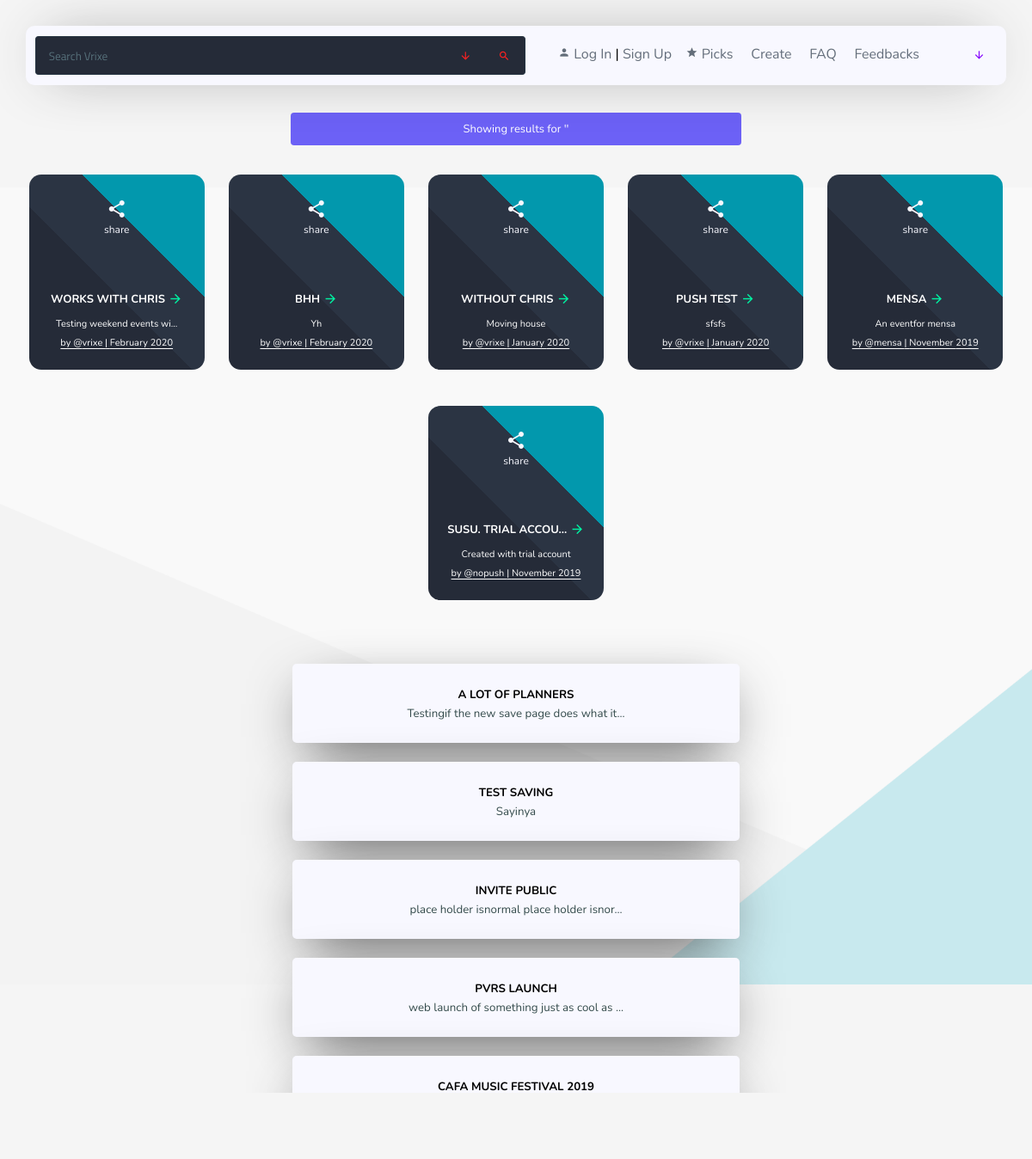
Screenshot of /search.php with the database file from the repository.
### tables this page shows
CREATE TABLE IF NOT EXISTS `events` (
  `status` varchar(900) NOT NULL,
  `cid` int(11) NOT NULL,
  `type` varchar(90) NOT NULL,
  `datep` varchar(90) NOT NULL,
  `event` varchar(90) NOT NULL,
  `organiser` varchar(90) NOT NULL,
  `description` varchar(1800) NOT NULL,
  `keynote` varchar(900) DEFAULT NULL,
  `dates` varchar(90) NOT NULL,
  `edates` varchar(90) NOT NULL,
  `timing` varchar(90) NOT NULL,
  `variant` varchar(200) NOT NULL,
  `venue` varchar(90) DEFAULT NULL,
  `bvenue` varchar(200) NOT NULL COMMENT 'street num and name',
  `cost` varchar(900) DEFAULT NULL,
  `costpur` varchar(900) DEFAULT NULL,
  `landmark` varchar(200) DEFAULT NULL,
  `state` varchar(90) NOT NULL,
  `dresscode` varchar(90) DEFAULT NULL,
  `notes` varchar(1800) DEFAULT NULL,
  `wapweb` varchar(900) DEFAULT NULL,
  `authkey` varchar(900) NOT NULL COMMENT 'authorising keyfor priv',
  `email` varchar(90) NOT NULL,
  `phone` varchar(90) DEFAULT NULL,
  `rsvpmail` varchar(900) DEFAULT NULL,
  `hype` varchar(90) NOT NULL,
  `refs` varchar(90) NOT NULL,
  `class` varchar(90) NOT NULL COMMENT 'public or private classification',
  `zip` varchar(900) NOT NULL COMMENT 'iso country code',
  `year` varchar(90) NOT NULL COMMENT 'numeric rep of event year for search and picks',
  `month` varchar(200) NOT NULL COMMENT 'textual rep of month',
  `day` varchar(200) NOT NULL COMMENT 'day of the week search',
  `edit` varchar(200) NOT NULL COMMENT 'for editverification',
  `views` int(255) NOT NULL DEFAULT '1' COMMENT 'views count',
  `programcheck` varchar(900) DEFAULT NULL COMMENT 'default value is pa',
  `pollcheck` varchar(900) DEFAULT NULL,
  `imgname` varchar(900) NOT NULL COMMENT 'name of image',
  `imgthumb` varchar(900) NOT NULL COMMENT 'imagethumbname',
  `cua` varchar(900) DEFAULT NULL,
  `cub` varchar(900) DEFAULT NULL,
  `cuc` varchar(900) DEFAULT NULL,
  `cud` varchar(900) DEFAULT NULL,
  `cue` varchar(900) DEFAULT NULL,
  `cuf` varchar(900) DEFAULT NULL,
  `lastedit` varchar(900) DEFAULT NULL,
  `ringo` varchar(90) DEFAULT 'slack',
  `ringa` varchar(90) DEFAULT 'slack',
  `ringb` varchar(90) DEFAULT 'slack',
  `ringc` varchar(90) DEFAULT 'slack',
  `ringd` varchar(90) DEFAULT 'slack',
  `ringe` varchar(90) DEFAULT 'slack',
  `ringf` varchar(90) DEFAULT 'slack'
);

### search.php (the view, shortened to what this page needs)
<?php
require("garage/passport.php");
?>
<!DOCTYPE html>
<html lang="en">
<head>
<?php
$probesech = mysqli_real_escape_string($conne, $_POST['refs']);
$sech = htmlspecialchars($probesech, ENT_QUOTES);
  $probev = mysqli_real_escape_string($conne, $_GET['v']);
  $v = htmlspecialchars($probev, ENT_QUOTES);
  $fcharsech = substr($sech,0,1);
?>
<?php require("garage/resources.php"); ?>
</head>
<body>
<?php
  require("garage/deskhead.php");
  require("garage/deskpop.php"); ?>
<br>
<div class="postcen">
<?php
if (isset($_GET['v'])){
   $year = date("Y.md");
 $result = mysqli_query($conne,"SELECT * FROM events WHERE event LIKE '%$v%' AND class = 'public' OR description LIKE '%$v%' AND class = 'public' ORDER BY year DESC LIMIT 16");
$found = 0;
     while($row = mysqli_fetch_array($result))
   {$found=1;
$r = $row['refs'];
$probevpe =  $row['event']; $ee = htmlspecialchars($probevpe, ENT_QUOTES);
$probedescription =  $row['description']; $description = htmlspecialchars($probedescription, ENT_QUOTES);
$dlent = strlen($description);
$month = $row['month'];
$elent = strlen($ee);
$imagenamerow = $row['imgthumb'];
$evorganiser = $row['organiser'];
$poster = $row['hype'];
 $cua = $row['cua'];
 $cub = $row['cub'];
 $cuc = $row['cuc'];
 $cud = $row['cud'];
 $cue = $row['cue'];
 $cuf = $row['cuf'];
    if ($username == $cua){$userposition = "cua";}
     else if ($username == $cub){$userposition = "cub";}
     else if ($username == $cuc){$userposition = "cuc";}
     else if ($username == $cud){$userposition = "cud";}
     else if ($username == $cue){$userposition = "cue";}
     else if ($username == $cuf){$userposition = "cuf";}
      if($username == $cua and $username > "" or $username == $cub and $username > "" or $username == $cud and $username > "" or $username == $cue and $username > "" or $username == $cuf and $username > ""){
        $governorOnPage = true;
      }
     if($imagenamerow == "default.png"){
       $cardBack = "background: linear-gradient(45deg, #252b38 0%, #252b38 44%,rgb(43, 52, 67) 44%, rgb(43, 52, 67) 45%,rgb(43, 52, 67) 61%, rgb(43, 52, 67) 67%,#0298ad 67%, #0298ad 100%)";
     }else{
       $cardBack = "background-image:url(\"images/eventnails/$imagename\")";
     }
 echo "<div class='cards' style='$cardBack'><br>
    <button class='cardsactions' onclick='share$r()' title='Share Event'><i class='material-icons'>share</i><br>share</button>
    ";
    if($governorOnPage == true){
echo"<a href='/desk.php?code=$r'><button class='cardsactions' title='Edit Event'><i class='material-icons'>edit</i><br>edit</button></a>
<button class='cardsactions' id='$r' onclick='leavePlan(\"$r\", \"$username\", \"$userposition\")' title='Remove yourself from an event. Your last changes will still apply'><i class='material-icons'>indeterminate_check_box</i><br>Leave</button>";
    }
 if ($elent > 18){
$newee = substr($ee, 0, 17);
$shortee = "$newee...";
}
else { $shortee = $ee;
}
echo "<a href='event/$r'>
<div class='cardtitle'>$shortee</div>
</a>
";
if ($dlent > 26){
$ndescri = substr($description, 0, 25);
$descr = "$ndescri...";
echo "<a href='event/$r'><h class='cardsdescription'>$descr</h></a><br> <a href='profile/$poster'><h class='cardsdescription underlink'>by @$poster in $month</h></a>";
}
else {echo "<a href='event/$r'><h class='cardsdescription'>$description</h></a><br> <a href='profile/$poster'><h class='cardsdescription underlink'>by @$poster in $month</h></a>";}
echo "<br><br></div>
<script>
function share$r(){
  var cst = \"$ee\";
    var csl = 'event/$r';
customshare(cst, csl);
}
</script>";
}
if ($found == 0) {
  echo "<br><div class='smallposts'>$v?<br><h class='miniss'>Whoops! Empty Bucket.<br>...nothing in the public folders!</h><br><br>
 <img alt='Nothing Found' src='/images/essentials/nodata.svg' class='everybodyimg'><br><br>
  <h class='minis'>sure you should find something here?<br><br><a href='help/feedbacks'><button class='copele'><i class='material-icons' style='font-size:17px;vertical-align:text-top'>report</i> Report It </button></a></h><br><br>
  <h class='minis'>or you can:</h><br>
  <h class='miniss'>Try searching a Word or Code</h><br>
  <h class='miniss'>Try something more relative</h><br><br>
  </div><br>";
}
echo "<br>";
}
  else{
if ($sech == "weekend" or $sech == "the weekend" or $sech == "weekends" or $sech == "events on weekend"){
  echo "<div class='yalert'>Showing results for '$sech'</div><br>";
$locala = mysqli_query($conne,"SELECT * FROM events WHERE day = 'Friday' AND class = 'public' OR day = 'Saturday' AND class = 'public' OR day = 'Sunday' AND class = 'public' ORDER BY year DESC LIMIT 10");
$founda = 0;
  while($lowa = mysqli_fetch_array($locala))
   {
 $founda=1;
$rla = $lowa['refs'];
$statein = $lowa['zip'];
$weekday = $lowa['day'];
$year = substr($lowa['year'], 0,4);
$rla = $lowa['refs'];
$imagenamea = $lowa['imgthumb'];
$probevpe =  $lowa['event']; $eew = htmlspecialchars($probevpe, ENT_QUOTES);
$probedescription =  $lowa['description']; $description = htmlspecialchars($probedescription, ENT_QUOTES);
$elent = strlen($eew);
$dlent = strlen($description);
$evorganiser = $lowa['organiser'];
$poster = $lowa['hype'];
 $cua = $lowa['cua'];
 $cub = $lowa['cub'];
 $cuc = $lowa['cuc'];
 $cud = $lowa['cud'];
 $cue = $lowa['cue'];
 $cuf = $lowa['cuf'];
    if ($username == $cua){$userposition = "cua";}
     else if ($username == $cub){$userposition = "cub";}
     else if ($username == $cuc){$userposition = "cuc";}
     else if ($username == $cud){$userposition = "cud";}
     else if ($username == $cue){$userposition = "cue";}
     else if ($username == $cuf){$userposition = "cuf";}
    else{$username = $poster;}
      if($username > "" and $username == $cua or $username > "" and $username == $cub or $username > "" and $username == $cuc or $username > "" and $username == $cud or $username > "" and $username == $cue or $username > "" and $username == $cuf){
        $governorOnPage = true;
      }else{$governorOnPage = false;}
     if($imagenamea == "default.png"){
       $cardBack = "background: linear-gradient(45deg, #252b38 0%, #252b38 44%,rgb(43, 52, 67) 44%, rgb(43, 52, 67) 45%,rgb(43, 52, 67) 61%, rgb(43, 52, 67) 67%,#0298ad 67%, #0298ad 100%)";
     }else{
       $cardBack = "background-image:url(\"images/eventnails/$imagename\")";
     }
echo "<div class='cards' style='$cardBack'><br>
    <button class='cardsactions' onclick='share$rla()' title='Share Event'><i class='material-icons'>share</i><br>share</button>
    ";
    if($governorOnPage == true){
 echo"<a href='/desk.php?code=$r'><button class='cardsactions' title='Edit Event'><i class='material-icons'>edit</i><br>edit</button></a>
<button class='cardsactions' id='$r' onclick='leavePlan(\"$r\", \"$username\", \"$userposition\")' title='Remove yourself from an event. Your last changes will still apply'><i class='material-icons'>indeterminate_check_box</i><br>Leave</button>";
    }
    if($username > "" and $username == $poster){
      echo"<a href='desk?code=$rla'><button class='cardsactions'><i class='material-icons'>edit</i><br>edit</button></a>";
    }
    if ($elent > 18){
$newee = substr($eew, 0, 17);
$shortee = "$newee...";
}
else { $shortee = $eew;
}
echo "<a href='event/$rla'>
<div class='cardtitle'>$shortee <i class='material-icons' style='font-size:17px;vertical-align:sub;color:#00f2a2'>arrow_forward</i></div>
</a>
";
if ($dlent > 26){
$ndescri = substr($description, 0, 25);
$descr = "$ndescri...";
echo "<a href='event/$rla'><h class='cardsdescription'>$descr</h></a><br> <a href='profile/$poster'><h class='cardsdescription underlink'>by @$poster | $weekday $year</h></a>";
}
else {echo "<a href='event/$rla'><h class='cardsdescription'>$description</h></a><br> <a href='profile/$poster'><h class='cardsdescription underlink'>by @$poster | $weekday $year</h></a>";}
echo "<br><br></div>
<script>
function share$rla(){
  var cst = \"$eew\";
    var csl = 'event/$rla';
customshare(cst, csl);
}
</script>";
}
if ($founda == 0) {
  echo "<br><div class='smallposts'>
  <br>
  <h>No public event this weekend.</h><br><br> <i class='material-icons' style='vertical-align:bottom;font-size:17px;color:#1fade4'>search</i><br><br><a href='invite'><button class='copele'>CREATE</button></a> <br> <h class='miniss'>OR TELL SOMEONE ABOUT US </h><br>
 <br>
  </div><br>";
}
}
else {
      echo "<div class='yalert'>Showing results for '$sech'</div><br>";
$result = mysqli_query($conne,"SELECT * FROM events WHERE refs = '$sech' OR event LIKE '%$sech%' AND class = 'public' OR landmark LIKE '%$sech%' AND class = 'public' OR state LIKE '%$sech%' AND class = 'public' OR description LIKE '%$sech%' AND class = 'public' OR organiser LIKE '%$sech%' AND class = 'public' OR datep LIKE '%$sech%' AND class = 'public' OR dates LIKE '%$sech%' AND class = 'public' OR venue LIKE '%$sech%' AND class = 'public' OR bvenue LIKE '%$sech%' AND class = 'public' OR zip LIKE '%$sech%' AND class = 'public' OR hype LIKE '%$sech%' AND class = 'public' OR day LIKE '%$sech%' AND class = 'public' ORDER BY year DESC LIMIT 6");
     while($row = mysqli_fetch_array($result))
   {$found=1;
$r = $row['refs'];
$probevpe =  $row['event']; $ee = htmlspecialchars($probevpe, ENT_QUOTES);
$probedescription =  $row['description']; $description = htmlspecialchars($probedescription, ENT_QUOTES);
$dlent = strlen($description);
$month = $row['month'];
$year = substr($row['year'], 0,4);
$elent = strlen($ee);
$imagenamerow = $row['imgthumb'];
$poster = $row['hype'];
     if($imagenamerow == "default.png"){
       $cardBack = "background: linear-gradient(45deg, #252b38 0%, #252b38 44%,rgb(43, 52, 67) 44%, rgb(43, 52, 67) 45%,rgb(43, 52, 67) 61%, rgb(43, 52, 67) 67%,#0298ad 67%, #0298ad 100%)";
     }else{
       $cardBack = "background-image:url(\"images/eventnails/$imagenamerow\")";
     }
    echo "<div class='cards' style='$cardBack'><br>
    <button class='cardsactions' onclick='share$r()' title='Share Event'><i class='material-icons'>share</i><br>share</button>
    ";
    if ($elent > 18){
$newee = substr($ee, 0, 17);
$shortee = "$newee...";
}
else { $shortee = $ee;
}
echo "<a href='event/$r'>
<div class='cardtitle'>$shortee <i class='material-icons' style='font-size:17px;vertical-align:sub;color:#00f2a2'>arrow_forward</i></div>
</a>
";
if ($dlent > 26){
$ndescri = substr($description, 0, 25);
$descr = "$ndescri...";
echo "<a href='event/$r'><h class='cardsdescription'>$descr</h></a><br> <a href='profile/$poster'><h class='cardsdescription underlink'>by @$poster | $month $year</h></a>";
}
else {echo "<a href='event/$r'><h class='cardsdescription'>$description</h></a><br> <a href='profile/$poster'><h class='cardsdescription underlink'>by @$poster | $month $year</h></a>";}
echo "<br><br></div>
<script>
function share$r(){
  var cst = \"$ee\";
    var csl = 'event/$r';
customshare(cst, csl);
}
</script>";
}
echo "<br>";
}
echo "<br>";
}
?></span>
<br>
<?php
$free = mysqli_query($conne,"SELECT * FROM events WHERE class = 'public' ORDER BY RAND() LIMIT 5");
   while($data = mysqli_fetch_array($free))
 {
  $probeevent =  $data['event']; $event = htmlspecialchars($probeevent, ENT_QUOTES);
  $probedescricri =  $data['description']; $descricri = htmlspecialchars($probedescricri, ENT_QUOTES);
  $dlent = strlen($descricri);
$cp = $data['refs'];
echo "<a href='event/$cp'><div class='smallposts'>";
echo "<h id='event'>$event";
echo "</h><br>";
if ($dlent > 40){
$ndescri = substr($descricri, 0, 40);
$descr = "$ndescri...";
echo "<h class='bottoms' id='evin'>$descr";
echo "</h></div></a><br>";}
else {echo "<h class='bottoms' id='evin'>$descricri";
echo "</h></div></a><br>";}
 }
 ?></div><br>
</body>
</html>

### css/powder.css (style rules this page uses)
body { margin: 0px; background-color: #f8f8ff; font-family: Nunito, Titillium Web; background-image: url("/images/walls/sae.png"); background-position: center; background-size: 100%; background-attachment: fixed; background-repeat: no-repeat; }
html { scroll-behavior: smooth; }
a { text-decoration: none; color:inherit; }
.underlink { text-decoration: underline; text-underline-position: under; }
::placeholder { color: #57717b; opacity: 1; }
button { -webkit-appearance: none; -moz-appearance: none; }
#event { text-transform:uppercase; width:85%; font-weight:bold; clear:both; color: #000000; font-size:13.3px; }
#evin { font-size: 13.3px; }
.bottoms { color: #344b4b; }
.smallposts { width: 90%; max-width: 500px; border-radius: 5px; text-align: center; height: auto; padding-top:2%; padding-bottom:2%; background-color: #f8f8ff; box-shadow: 0px 20px 67px -20px rgb(48, 48, 48); margin: auto; padding-right: 10px; padding-left: 10px; }
.yalert { color: #fff; text-align: center; border-radius: 4px; font-size: 13px; padding-left: 1%; padding-right: 1%; top: 20%; width: 94%; max-width: 500px; margin: auto; margin-top: 10px; border: none; height: auto; padding-top: 10px; padding-bottom: 10px; z-index: 800; background-color: #6c61f6; }
.postcen { text-align:center; width:100%; margin:auto; }
.cards { height:auto; border-radius: 14px; overflow: hidden; background-size: cover; background-color: #151515; background-blend-mode: overlay; vertical-align: top; font-family: Nunito; display: inline-block; width: 44%; padding-left: 1%; padding-right: 1%; border: none; outline: none; color:white; max-width: 300px; margin: 1%; margin-bottom: 2.5%; text-align:center; transition: 0.3s; -webkit-transition: 0.3s; -moz-transition: 0.3s; }
@media screen and (min-width: 980px) { .cards { width:15%; } }
.cardtitle { height: auto; width: 100%; margin: auto; margin-top: 30%; margin-bottom: 3px; font-size:13px; text-transform: uppercase; font-weight: bold; color: #fff; font-family: Nunito; padding-top: 2%; padding-bottom: 2%; }
.cardsdescription { font-size: 11px; color: white; }
.cardsactions { width: 29%; outline: none; text-align: center; height: auto; cursor: pointer; font-size: 12px; margin-left: 1%; margin-right: 1%; margin-top: 5px; margin-bottom: 5px; color: #f8f8ff; border: none; background-color: transparent; font-family: Nunito; display: inline-block; -transition: 0.3s; -webkit-transition: 0.3s; -moz-transition: 0.3s; }

### search.php (style rules this page uses)
body { background-color: #f5f5f5; }

### rows the page displays
events: event "WORKS WITH CHRIS", description "Testing weekend events wi...", hype "vrixe", month "February", year "2020"
events: event "BHH", description "Yh", hype "vrixe", month "February", year "2020"
events: event "WITHOUT CHRIS", description "Moving house", hype "vrixe", month "January", year "2020"
events: event "PUSH TEST", description "sfsfs", hype "vrixe", month "January", year "2020"
events: event "MENSA", description "An eventfor mensa", hype "mensa", month "November", year "2019"
events: event "SUSU. TRIAL ACCOU...", description "Created with trial account", hype "nopush", month "November", year "2019"
events: event "A LOT OF PLANNERS", description "Testingif the new save page does what it..."
events: event "TEST SAVING", description "Sayinya"
events: event "INVITE PUBLIC", description "place holder isnormal place holder isnor..."
events: event "PVRS LAUNCH", description "web launch of something just as cool as ..."
events: event "CAFA MUSIC FESTIVAL 2019"
